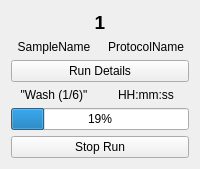
          <widget class="QWidget" name="S1Page1">
           <layout class="QGridLayout" name="gridLayout_29" columnstretch="0,0">
            <item row="1" column="0">
             <widget class="QLabel" name="sampName_1">
              <property name="sizePolicy">
               <sizepolicy hsizetype="MinimumExpanding" vsizetype="Fixed">
                <horstretch>0</horstretch>
                <verstretch>0</verstretch>
               </sizepolicy>
              </property>
              <property name="text">
               <string>SampleName</string>
              </property>
              <property name="alignment">
               <set>Qt::AlignCenter</set>
              </property>
             </widget>
            </item>
            <item row="7" column="0">
             <widget class="QLabel" name="stepLab_1">
              <property name="sizePolicy">
               <sizepolicy hsizetype="MinimumExpanding" vsizetype="Fixed">
                <horstretch>0</horstretch>
                <verstretch>0</verstretch>
               </sizepolicy>
              </property>
              <property name="text">
               <string>&quot;Wash (1/6)&quot;</string>
              </property>
              <property name="alignment">
               <set>Qt::AlignCenter</set>
              </property>
             </widget>
            </item>
            <item row="9" column="0" colspan="2">
             <widget class="QProgressBar" name="progressBar_1">
              <property name="enabled">
               <bool>true</bool>
              </property>
              <property name="sizePolicy">
               <sizepolicy hsizetype="MinimumExpanding" vsizetype="Fixed">
                <horstretch>0</horstretch>
                <verstretch>0</verstretch>
               </sizepolicy>
              </property>
              <property name="value">
               <number>19</number>
              </property>
              <property name="textVisible">
               <bool>true</bool>
              </property>
              <property name="format">
               <string>%p%</string>
              </property>
             </widget>
            </item>
            <item row="10" column="0" colspan="2">
             <widget class="QPushButton" name="stopB_1">
              <property name="sizePolicy">
               <sizepolicy hsizetype="MinimumExpanding" vsizetype="Fixed">
                <horstretch>0</horstretch>
                <verstretch>0</verstretch>
               </sizepolicy>
              </property>
              <property name="text">
               <string>Stop Run</string>
              </property>
             </widget>
            </item>
            <item row="1" column="1">
             <widget class="QLabel" name="protName_1">
              <property name="sizePolicy">
               <sizepolicy hsizetype="MinimumExpanding" vsizetype="Fixed">
                <horstretch>0</horstretch>
                <verstretch>0</verstretch>
               </sizepolicy>
              </property>
              <property name="text">
               <string>ProtocolName</string>
              </property>
              <property name="alignment">
               <set>Qt::AlignCenter</set>
              </property>
             </widget>
            </item>
            <item row="2" column="0" colspan="2">
             <widget class="QPushButton" name="runDetB_1">
              <property name="sizePolicy">
               <sizepolicy hsizetype="MinimumExpanding" vsizetype="Fixed">
                <horstretch>0</horstretch>
                <verstretch>0</verstretch>
               </sizepolicy>
              </property>
              <property name="text">
               <string>Run Details</string>
              </property>
              <property name="autoDefault">
               <bool>false</bool>
              </property>
              <property name="default">
               <bool>false</bool>
              </property>
              <property name="flat">
               <bool>false</bool>
              </property>
             </widget>
            </item>
            <item row="0" column="0" colspan="2">
             <widget class="QLabel" name="casN_11">
              <property name="sizePolicy">
               <sizepolicy hsizetype="MinimumExpanding" vsizetype="Fixed">
                <horstretch>0</horstretch>
                <verstretch>0</verstretch>
               </sizepolicy>
              </property>
              <property name="font">
               <font>
                <pointsize>14</pointsize>
                <weight>75</weight>
                <bold>true</bold>
               </font>
              </property>
              <property name="text">
               <string>1</string>
              </property>
              <property name="alignment">
               <set>Qt::AlignCenter</set>
              </property>
             </widget>
            </item>
            <item row="7" column="1">
             <widget class="QLabel" name="time_1">
              <property name="sizePolicy">
               <sizepolicy hsizetype="MinimumExpanding" vsizetype="Fixed">
                <horstretch>0</horstretch>
                <verstretch>0</verstretch>
               </sizepolicy>
              </property>
              <property name="text">
               <string>HH:mm:ss</string>
              </property>
              <property name="alignment">
               <set>Qt::AlignCenter</set>
              </property>
             </widget>
            </item>
           </layout>
          </widget>
